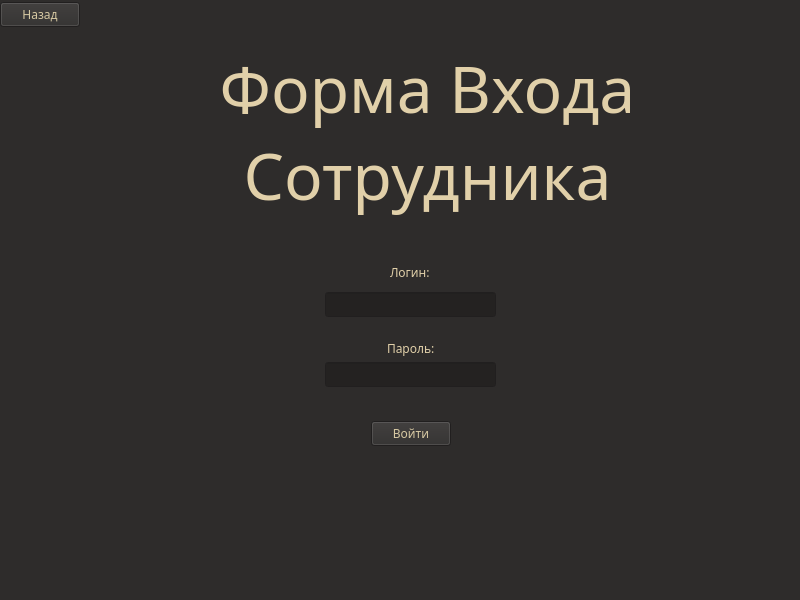
<?xml version="1.0" encoding="UTF-8"?>
<ui version="4.0">
 <class>Form</class>
 <widget class="QWidget" name="Form">
  <property name="geometry">
   <rect>
    <x>0</x>
    <y>0</y>
    <width>800</width>
    <height>600</height>
   </rect>
  </property>
  <property name="minimumSize">
   <size>
    <width>800</width>
    <height>600</height>
   </size>
  </property>
  <property name="maximumSize">
   <size>
    <width>800</width>
    <height>600</height>
   </size>
  </property>
  <property name="palette">
   <palette>
    <active>
     <colorrole role="WindowText">
      <brush brushstyle="SolidPattern">
       <color alpha="255">
        <red>225</red>
        <green>208</green>
        <blue>169</blue>
       </color>
      </brush>
     </colorrole>
     <colorrole role="Button">
      <brush brushstyle="SolidPattern">
       <color alpha="255">
        <red>46</red>
        <green>44</green>
        <blue>43</blue>
       </color>
      </brush>
     </colorrole>
     <colorrole role="Light">
      <brush brushstyle="SolidPattern">
       <color alpha="255">
        <red>69</red>
        <green>66</green>
        <blue>65</blue>
       </color>
      </brush>
     </colorrole>
     <colorrole role="Midlight">
      <brush brushstyle="SolidPattern">
       <color alpha="255">
        <red>57</red>
        <green>55</green>
        <blue>54</blue>
       </color>
      </brush>
     </colorrole>
     <colorrole role="Dark">
      <brush brushstyle="SolidPattern">
       <color alpha="255">
        <red>23</red>
        <green>22</green>
        <blue>22</blue>
       </color>
      </brush>
     </colorrole>
     <colorrole role="Mid">
      <brush brushstyle="SolidPattern">
       <color alpha="255">
        <red>31</red>
        <green>29</green>
        <blue>29</blue>
       </color>
      </brush>
     </colorrole>
     <colorrole role="Text">
      <brush brushstyle="SolidPattern">
       <color alpha="255">
        <red>215</red>
        <green>201</green>
        <blue>163</blue>
       </color>
      </brush>
     </colorrole>
     <colorrole role="BrightText">
      <brush brushstyle="SolidPattern">
       <color alpha="255">
        <red>215</red>
        <green>201</green>
        <blue>163</blue>
       </color>
      </brush>
     </colorrole>
     <colorrole role="ButtonText">
      <brush brushstyle="SolidPattern">
       <color alpha="255">
        <red>215</red>
        <green>201</green>
        <blue>163</blue>
       </color>
      </brush>
     </colorrole>
     <colorrole role="Base">
      <brush brushstyle="SolidPattern">
       <color alpha="255">
        <red>36</red>
        <green>34</green>
        <blue>33</blue>
       </color>
      </brush>
     </colorrole>
     <colorrole role="Window">
      <brush brushstyle="SolidPattern">
       <color alpha="255">
        <red>46</red>
        <green>44</green>
        <blue>43</blue>
       </color>
      </brush>
     </colorrole>
     <colorrole role="Shadow">
      <brush brushstyle="SolidPattern">
       <color alpha="255">
        <red>0</red>
        <green>0</green>
        <blue>0</blue>
       </color>
      </brush>
     </colorrole>
     <colorrole role="Highlight">
      <brush brushstyle="SolidPattern">
       <color alpha="255">
        <red>167</red>
        <green>164</green>
        <blue>0</blue>
       </color>
      </brush>
     </colorrole>
     <colorrole role="AlternateBase">
      <brush brushstyle="SolidPattern">
       <color alpha="255">
        <red>23</red>
        <green>22</green>
        <blue>21</blue>
       </color>
      </brush>
     </colorrole>
     <colorrole role="ToolTipBase">
      <brush brushstyle="SolidPattern">
       <color alpha="255">
        <red>255</red>
        <green>255</green>
        <blue>220</blue>
       </color>
      </brush>
     </colorrole>
     <colorrole role="ToolTipText">
      <brush brushstyle="SolidPattern">
       <color alpha="255">
        <red>0</red>
        <green>0</green>
        <blue>0</blue>
       </color>
      </brush>
     </colorrole>
     <colorrole role="PlaceholderText">
      <brush brushstyle="SolidPattern">
       <color alpha="127">
        <red>255</red>
        <green>255</green>
        <blue>255</blue>
       </color>
      </brush>
     </colorrole>
    </active>
    <inactive>
     <colorrole role="WindowText">
      <brush brushstyle="SolidPattern">
       <color alpha="255">
        <red>225</red>
        <green>208</green>
        <blue>169</blue>
       </color>
      </brush>
     </colorrole>
     <colorrole role="Button">
      <brush brushstyle="SolidPattern">
       <color alpha="255">
        <red>46</red>
        <green>44</green>
        <blue>43</blue>
       </color>
      </brush>
     </colorrole>
     <colorrole role="Light">
      <brush brushstyle="SolidPattern">
       <color alpha="255">
        <red>69</red>
        <green>66</green>
        <blue>65</blue>
       </color>
      </brush>
     </colorrole>
     <colorrole role="Midlight">
      <brush brushstyle="SolidPattern">
       <color alpha="255">
        <red>57</red>
        <green>55</green>
        <blue>54</blue>
       </color>
      </brush>
     </colorrole>
     <colorrole role="Dark">
      <brush brushstyle="SolidPattern">
       <color alpha="255">
        <red>23</red>
        <green>22</green>
        <blue>22</blue>
       </color>
      </brush>
     </colorrole>
     <colorrole role="Mid">
      <brush brushstyle="SolidPattern">
       <color alpha="255">
        <red>31</red>
        <green>29</green>
        <blue>29</blue>
       </color>
      </brush>
     </colorrole>
     <colorrole role="Text">
      <brush brushstyle="SolidPattern">
       <color alpha="255">
        <red>215</red>
        <green>201</green>
        <blue>163</blue>
       </color>
      </brush>
     </colorrole>
     <colorrole role="BrightText">
      <brush brushstyle="SolidPattern">
       <color alpha="255">
        <red>215</red>
        <green>201</green>
        <blue>163</blue>
       </color>
      </brush>
     </colorrole>
     <colorrole role="ButtonText">
      <brush brushstyle="SolidPattern">
       <color alpha="255">
        <red>215</red>
        <green>201</green>
        <blue>163</blue>
       </color>
      </brush>
     </colorrole>
     <colorrole role="Base">
      <brush brushstyle="SolidPattern">
       <color alpha="255">
        <red>36</red>
        <green>34</green>
        <blue>33</blue>
       </color>
      </brush>
     </colorrole>
     <colorrole role="Window">
      <brush brushstyle="SolidPattern">
       <color alpha="255">
        <red>46</red>
        <green>44</green>
        <blue>43</blue>
       </color>
      </brush>
     </colorrole>
     <colorrole role="Shadow">
      <brush brushstyle="SolidPattern">
       <color alpha="255">
        <red>0</red>
        <green>0</green>
        <blue>0</blue>
       </color>
      </brush>
     </colorrole>
     <colorrole role="Highlight">
      <brush brushstyle="SolidPattern">
       <color alpha="255">
        <red>167</red>
        <green>164</green>
        <blue>0</blue>
       </color>
      </brush>
     </colorrole>
     <colorrole role="AlternateBase">
      <brush brushstyle="SolidPattern">
       <color alpha="255">
        <red>23</red>
        <green>22</green>
        <blue>21</blue>
       </color>
      </brush>
     </colorrole>
     <colorrole role="ToolTipBase">
      <brush brushstyle="SolidPattern">
       <color alpha="255">
        <red>255</red>
        <green>255</green>
        <blue>220</blue>
       </color>
      </brush>
     </colorrole>
     <colorrole role="ToolTipText">
      <brush brushstyle="SolidPattern">
       <color alpha="255">
        <red>0</red>
        <green>0</green>
        <blue>0</blue>
       </color>
      </brush>
     </colorrole>
     <colorrole role="PlaceholderText">
      <brush brushstyle="SolidPattern">
       <color alpha="127">
        <red>255</red>
        <green>255</green>
        <blue>255</blue>
       </color>
      </brush>
     </colorrole>
    </inactive>
    <disabled>
     <colorrole role="WindowText">
      <brush brushstyle="SolidPattern">
       <color alpha="255">
        <red>23</red>
        <green>22</green>
        <blue>22</blue>
       </color>
      </brush>
     </colorrole>
     <colorrole role="Button">
      <brush brushstyle="SolidPattern">
       <color alpha="255">
        <red>46</red>
        <green>44</green>
        <blue>43</blue>
       </color>
      </brush>
     </colorrole>
     <colorrole role="Light">
      <brush brushstyle="SolidPattern">
       <color alpha="255">
        <red>69</red>
        <green>66</green>
        <blue>65</blue>
       </color>
      </brush>
     </colorrole>
     <colorrole role="Midlight">
      <brush brushstyle="SolidPattern">
       <color alpha="255">
        <red>57</red>
        <green>55</green>
        <blue>54</blue>
       </color>
      </brush>
     </colorrole>
     <colorrole role="Dark">
      <brush brushstyle="SolidPattern">
       <color alpha="255">
        <red>23</red>
        <green>22</green>
        <blue>22</blue>
       </color>
      </brush>
     </colorrole>
     <colorrole role="Mid">
      <brush brushstyle="SolidPattern">
       <color alpha="255">
        <red>31</red>
        <green>29</green>
        <blue>29</blue>
       </color>
      </brush>
     </colorrole>
     <colorrole role="Text">
      <brush brushstyle="SolidPattern">
       <color alpha="255">
        <red>23</red>
        <green>22</green>
        <blue>22</blue>
       </color>
      </brush>
     </colorrole>
     <colorrole role="BrightText">
      <brush brushstyle="SolidPattern">
       <color alpha="255">
        <red>215</red>
        <green>201</green>
        <blue>163</blue>
       </color>
      </brush>
     </colorrole>
     <colorrole role="ButtonText">
      <brush brushstyle="SolidPattern">
       <color alpha="255">
        <red>23</red>
        <green>22</green>
        <blue>22</blue>
       </color>
      </brush>
     </colorrole>
     <colorrole role="Base">
      <brush brushstyle="SolidPattern">
       <color alpha="255">
        <red>46</red>
        <green>44</green>
        <blue>43</blue>
       </color>
      </brush>
     </colorrole>
     <colorrole role="Window">
      <brush brushstyle="SolidPattern">
       <color alpha="255">
        <red>46</red>
        <green>44</green>
        <blue>43</blue>
       </color>
      </brush>
     </colorrole>
     <colorrole role="Shadow">
      <brush brushstyle="SolidPattern">
       <color alpha="255">
        <red>0</red>
        <green>0</green>
        <blue>0</blue>
       </color>
      </brush>
     </colorrole>
     <colorrole role="Highlight">
      <brush brushstyle="SolidPattern">
       <color alpha="255">
        <red>145</red>
        <green>145</green>
        <blue>145</blue>
       </color>
      </brush>
     </colorrole>
     <colorrole role="AlternateBase">
      <brush brushstyle="SolidPattern">
       <color alpha="255">
        <red>46</red>
        <green>44</green>
        <blue>43</blue>
       </color>
      </brush>
     </colorrole>
     <colorrole role="ToolTipBase">
      <brush brushstyle="SolidPattern">
       <color alpha="255">
        <red>255</red>
        <green>255</green>
        <blue>220</blue>
       </color>
      </brush>
     </colorrole>
     <colorrole role="ToolTipText">
      <brush brushstyle="SolidPattern">
       <color alpha="255">
        <red>0</red>
        <green>0</green>
        <blue>0</blue>
       </color>
      </brush>
     </colorrole>
     <colorrole role="PlaceholderText">
      <brush brushstyle="SolidPattern">
       <color alpha="127">
        <red>23</red>
        <green>22</green>
        <blue>22</blue>
       </color>
      </brush>
     </colorrole>
    </disabled>
   </palette>
  </property>
  <property name="font">
   <font>
    <family>Rubik</family>
   </font>
  </property>
  <property name="windowTitle">
   <string>Авторизация</string>
  </property>
  <widget class="QPushButton" name="button">
   <property name="geometry">
    <rect>
     <x>0</x>
     <y>2</y>
     <width>80</width>
     <height>25</height>
    </rect>
   </property>
   <property name="text">
    <string>Назад</string>
   </property>
  </widget>
  <widget class="QLineEdit" name="ent_login">
   <property name="geometry">
    <rect>
     <x>325</x>
     <y>292</y>
     <width>171</width>
     <height>25</height>
    </rect>
   </property>
  </widget>
  <widget class="QLineEdit" name="ent_passwd">
   <property name="geometry">
    <rect>
     <x>325</x>
     <y>362</y>
     <width>171</width>
     <height>25</height>
    </rect>
   </property>
   <property name="echoMode">
    <enum>QLineEdit::EchoMode::Normal</enum>
   </property>
  </widget>
  <widget class="QPushButton" name="button_log">
   <property name="geometry">
    <rect>
     <x>371</x>
     <y>421</y>
     <width>80</width>
     <height>25</height>
    </rect>
   </property>
   <property name="text">
    <string>Войти</string>
   </property>
  </widget>
  <widget class="QLabel" name="label">
   <property name="geometry">
    <rect>
     <x>217</x>
     <y>41</y>
     <width>421</width>
     <height>181</height>
    </rect>
   </property>
   <property name="font">
    <font>
     <family>Rubik</family>
     <pointsize>48</pointsize>
    </font>
   </property>
   <property name="text">
    <string>Форма Входа
Сотрудника</string>
   </property>
   <property name="alignment">
    <set>Qt::AlignmentFlag::AlignCenter</set>
   </property>
  </widget>
  <widget class="QLabel" name="label_2">
   <property name="geometry">
    <rect>
     <x>390</x>
     <y>264</y>
     <width>54</width>
     <height>17</height>
    </rect>
   </property>
   <property name="text">
    <string>Логин:</string>
   </property>
  </widget>
  <widget class="QLabel" name="label_3">
   <property name="geometry">
    <rect>
     <x>387</x>
     <y>340</y>
     <width>54</width>
     <height>17</height>
    </rect>
   </property>
   <property name="text">
    <string>Пароль:</string>
   </property>
  </widget>
 </widget>
 <resources/>
 <connections/>
</ui>
